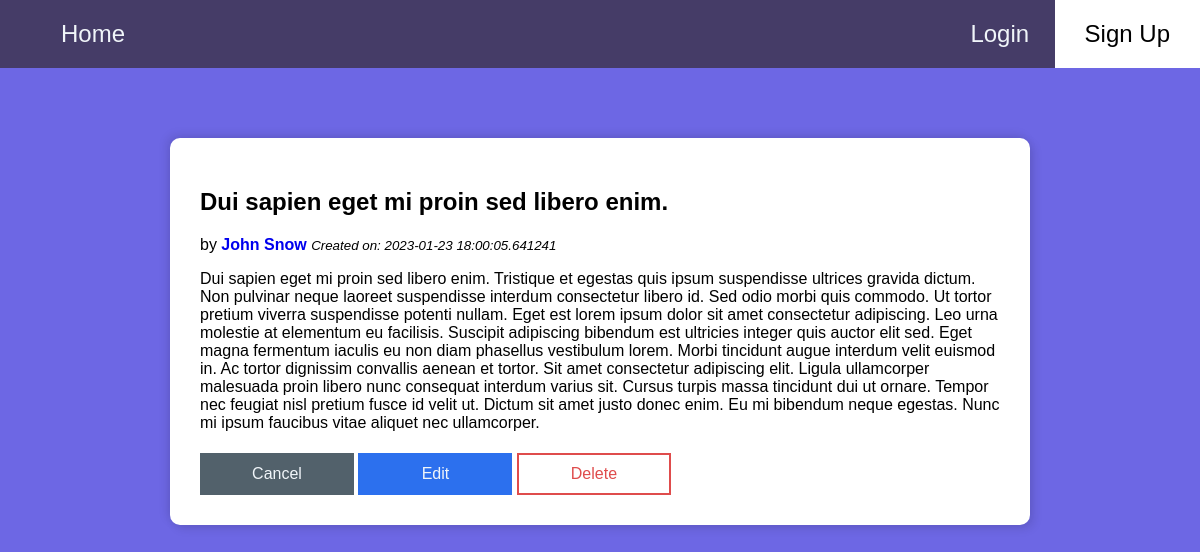
The app's page /posts/12 with its own data.
### models.py (models this page shows, shortened)
class Post(db.Model):
    __tablename__ = "post"
    id = db.Column(db.Integer(), primary_key=True, autoincrement=True)
    title = db.Column(db.String(100))
    content = db.Column(db.Text)
    create_at = db.Column(db.DateTime, default=datetime.now)
    user_id = db.Column(db.Integer, db.ForeignKey("Users.id"), nullable=False)

class Users(db.Model):
    __tablename__ = "Users"
    id = db.Column(db.Integer(), primary_key=True, autoincrement=True)
    first_name = db.Column(db.String(50), nullable=False)
    last_name = db.Column(db.String(100), nullable=False)
    image_url = db.Column(db.String(200))
    posts = db.relationship("Post", backref="user", cascade="all, delete-orphan")

### app.py (the view)
@app.route("/posts/<int:post_id>")
def show_post(post_id):
    post = Post.query.get_or_404(post_id)
    user = Users.query.get(post.user_id)
    return render_template("posts/view_post.html", post=post, user=user)

### templates/posts/view_post.html (shortened to what this page needs)
{% extends 'base.html' %}
{% block content %}
<div class='main-container'>
    <div class='post-card'>
        <h2>{{post.title}}</h2>
        <p>by <a href='/users/{{ user.id }}'><b>{{ user.first_name}} {{ user.last_name }}</b></a>
            <i><small>Created on: {{ post.create_at }}</small></Created></i>
        </p>
        <p>{{post.content}}</p>
        <div class='post-controls'>
            <a href='/users/{{ user.id }}'>
                <div class='button-link-user-cancel button-inline' role="button">Cancel</div>
            </a>
            <a href='/posts/{{post.id}}/edit'>
                <div class='button-link-user-edit button-inline button-large' role="button">Edit</div>
            </a>
            <a href='/posts/{{post.id}}/delete'>
                <div class='button-link-user-delete button-inline button-large' role="button">Delete</div>
            </a>
        </div>
    </div>
</div>
{% endblock %}

### static/app.css (style rules this page uses)
body { margin: 0; padding: 0; box-sizing: border-box; background-color: #6D67E4; font-family: Arial, Helvetica, sans-serif; }
a { text-decoration: none; }
.button-link-user-edit { display: flex; grid-area: area-3; display: block; background-color: #2c70ee; text-align: center; color: #F0F5F9; border: #2c70ee solid 2px; }
.button-link-user-delete { display: flex; grid-area: area-4; display: block; background-color: white; text-align: center; color: #df4c4c; border: #df4c4c solid 2px; }
.button-large { width: 150px; padding: 10px 0px; }
.button-link-user-cancel { margin-top: 5px; width: 150px; padding: 10px 0px; background-color: #52616B; text-align: center; color: #F0F5F9; border: #52616B solid 2px; }
.button-inline { display: inline-block; }
.main-container { display: flex; align-items: center; justify-content: center; }
.post-card { margin-top: 20px; width: fit-content; block-size: fit-content; width: 80%; max-width: 80%; height: 50%; padding: 30px; background: #FFFFFF; box-shadow: -3px -3px 10px rgba(0, 0, 0, 0.1), 4px 4px 10px rgba(0, 0, 0, 0.1); border-radius: 10px; text-align: left; }

### records on screen
Post: title "Dui sapien eget mi proin sed libero enim.", create_at "2023-01-23 18:00:05.641241", content "Dui sapien eget mi proin sed libero enim. Tristique et egestas quis ipsum suspendisse ultrices gravida dictum. Non pulvinar neque laoreet suspendisse interdum consectetur libero id. Sed odio morbi quis commodo. Ut tortor pretium viverra suspendisse potenti nullam. Eget est lorem ipsum dolor sit amet consectetur adipiscing. Leo urna molestie at elementum eu facilisis. Suscipit adipiscing bibendum est ultricies integer quis auctor elit sed. Eget magna fermentum iaculis eu non diam phasellus vestibulum lorem. Morbi tincidunt augue interdum velit euismod in. Ac tortor dignissim convallis aenean et tortor. Sit amet consectetur adipiscing elit. Ligula ullamcorper malesuada proin libero nunc…"
Users: first_name "John", last_name "Snow"
